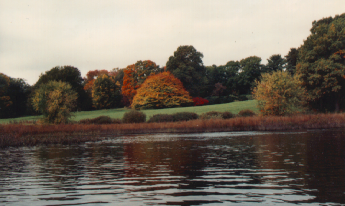
%> input picture Project/Images/autumn.tif, 345 x 206 px
$ octave LaplacianDetector.m   (GNU Octave 9; MATLAB toolbox functions it lacks are replaced by stand-ins)
%> lines starting %> are read from the running program, lines starting %| are printed output that depends on the picture
% Clear Command Window, Workspace, close all Figures
clc;
clear;
close all;

% Read an image
[filename, pathname] = uigetfile({'*.*'}, 'Select an image', 'C:\Users\admin\Documents\MATLAB\Images');
%> the answer given: ../../Project/Images/autumn.tif
a = imread(fullfile(pathname, filename));
%> a is the input picture: size 206x345x3 uint8; mean R, G, B 119.7, 110.2, 98.9

% Show input image
subplot(1,2,1);
imshow(a);

% Handle RGB images
if ndims(a) == 3
    a = rgb2gray(a);
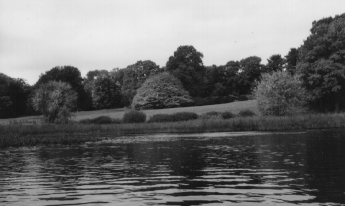
%> a: size 206x345 uint8; min 19, max 239, mean 111.7
end

a = imresize(a, [450,450]); % resize the image to whatever size you like
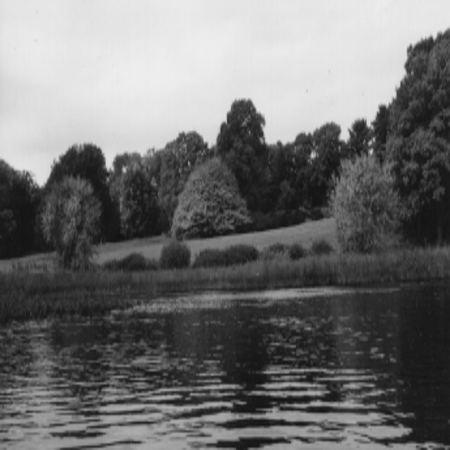
%> a: size 450x450 uint8; min 18, max 239, mean 111.7


% Define the Laplacian filter mask.
Laplacian = [0 1 0; 1 -4 1; 0 1 0];

% Convolve the image using Laplacian Filter
k1 = conv2(double(a), Laplacian, 'same');
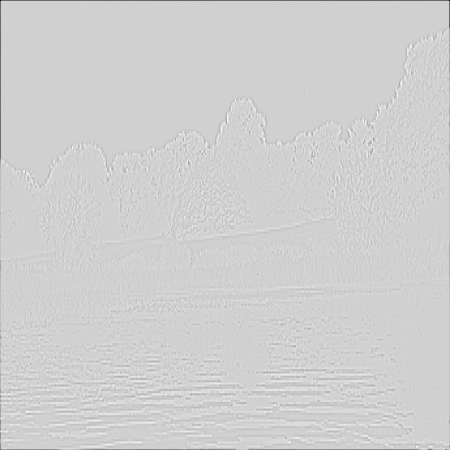
%> k1: size 450x450 double; min -460, max 102, mean -1.2; drawn with min black and max white

% Display the image.
subplot(1,2,2);
imshow(abs(k1), []);
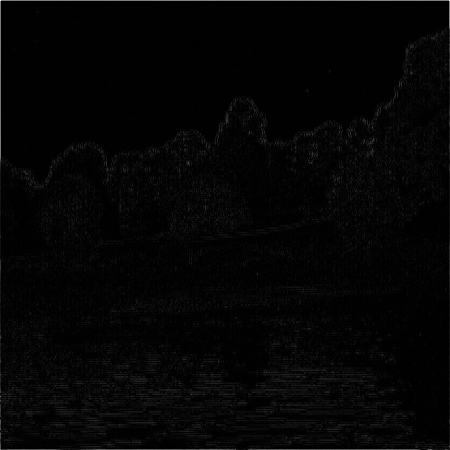
%> displayed picture: size 450x450, on the screen's scale of 0 to 255; min 0, max 255, mean 4.6

$ run again, on Project/Images/canoe.tif
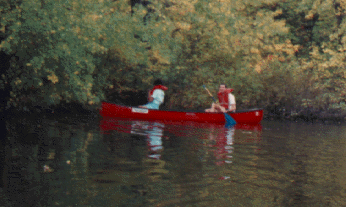
%> input picture Project/Images/canoe.tif, 346 x 207 px
%> `k1 = conv2(double(a), Laplacian, 'same');`:
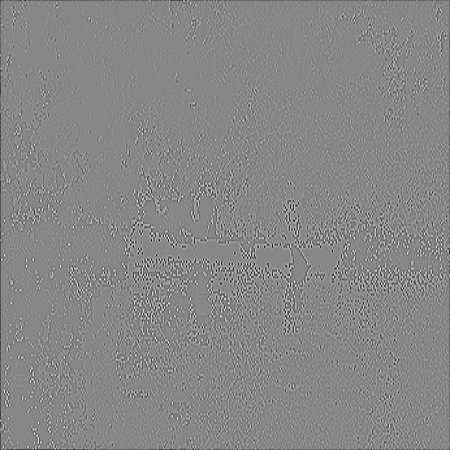
%> k1: size 450x450 double; min -595, max 528, mean -1.4; drawn with min black and max white
%> `imshow(abs(k1), []);`:
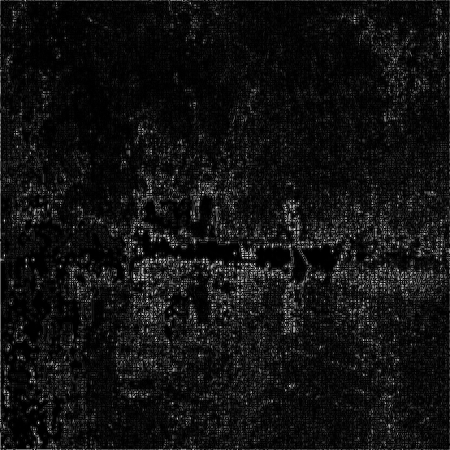
%> displayed picture: size 450x450, on the screen's scale of 0 to 255; min 0, max 255, mean 17.4
